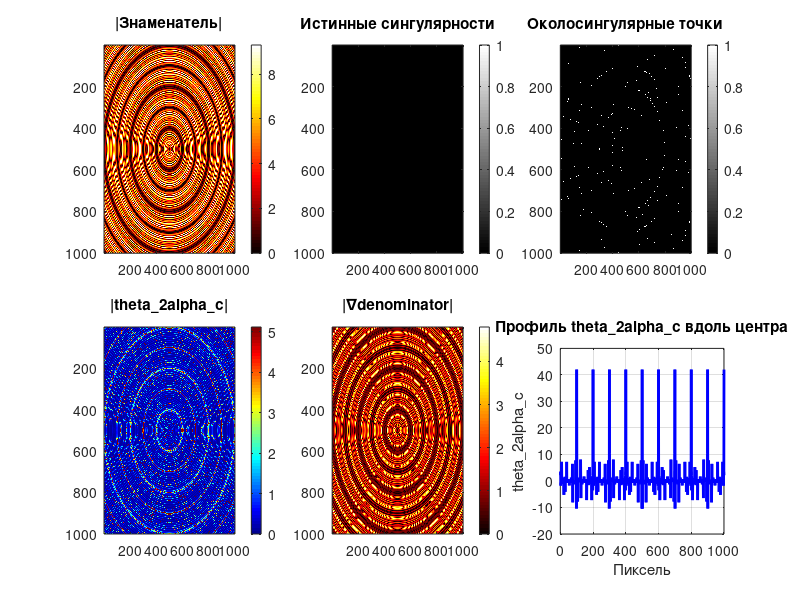

MATLAB code to generate this figure:
% Параметры
n = 1000; m = 1000;
[X, Y] = meshgrid(1:n, 1:m);
centerX = n/2; centerY = m/2;
R = sqrt((X - centerX).^2 + (Y - centerY).^2);

% Периоды для разных параметров
T_LB1 = 100; T_LB2 = 200;  % для LB
T_rho1 = 50; T_rho2 = 100; % для ρ

% Вычисление карт параметров
LB1 = 2*pi*sin(2*pi*R/T_LB1);
LB2 = 2*pi*sin(2*pi*R/T_LB2);
rho1 = pi*sin(2*pi*R/T_rho1);
rho2 = pi*sin(2*pi*R/T_rho2);

% Вычисление знаменателя
denominator = LB2 .* cos(2*rho2) - LB1 .* cos(2*rho1);

% Анализ сингулярностей
epsilon_base = 1e-6;

% 1. Строгие сингулярности (почти нулевой знаменатель)
strict_singular = abs(denominator) < epsilon_base;

% 2. Анализ градиента для выявления "плоских" областей
[denom_dx, denom_dy] = gradient(denominator);
grad_magnitude = sqrt(denom_dx.^2 + denom_dy.^2);

% 3. Адаптивный порог на основе статистики
denom_abs = abs(denominator);
median_denom = median(denom_abs(:));
mad_denom = mad(denom_abs(:));
adaptive_epsilon = max(epsilon_base, 0.01 * mad_denom);

% 4. Классификация точек
true_singular = (denom_abs < epsilon_base) & (grad_magnitude < 0.1*median(grad_magnitude(:)));
near_singular = (denom_abs < adaptive_epsilon) & ~true_singular;
large_response = abs(1./denominator) > 1000;

% 5. Радиальный анализ сингулярностей
R_singular = R(true_singular);
if ~isempty(R_singular)
    R_bins = 0:10:max(R(:));
    [counts, centers] = hist(R_singular, R_bins);
    singular_radii = centers(counts > 10); % Радиусы с множественными сингулярностями
    
    fprintf('Радиусы концентрации сингулярностей:\n');
    for i = 1:length(singular_radii)
        fprintf('R ≈ %.1f пикселей\n', singular_radii(i));
    end
end

% 6. Обработка сингулярностей
denominator_safe = denominator;
epsilon_reg = adaptive_epsilon;

% Регуляризация с сохранением знака
sign_mask = sign(denominator);
sign_mask(sign_mask == 0) = 1;
denominator_safe(abs(denominator) < epsilon_reg) = sign_mask(abs(denominator) < epsilon_reg) * epsilon_reg;

% Вычисление результата
theta_2alpha_c = 1 ./ denominator_safe;

% Маскировка экстремальных значений
extreme_mask = abs(theta_2alpha_c) > 1000;
theta_2alpha_c(extreme_mask) = sign(theta_2alpha_c(extreme_mask)) * 1000;

% Визуализация результатов
figure('Position', [100, 100, 1200, 800]);

subplot(2,3,1);
imagesc(abs(denominator)); colorbar; title('|Знаменатель|');
colormap(gca, 'hot'); set(gca, 'CLim', [0, prctile(abs(denominator(:)), 95)]);

subplot(2,3,2);
imagesc(true_singular); colorbar; title('Истинные сингулярности');
colormap(gca, 'gray');

subplot(2,3,3);
imagesc(near_singular); colorbar; title('Околосингулярные точки');
colormap(gca, 'gray');

subplot(2,3,4);
imagesc(abs(theta_2alpha_c)); colorbar; title('|theta\_2alpha\_c|');
colormap(gca, 'jet'); set(gca, 'CLim', [0, prctile(abs(theta_2alpha_c(:)), 95)]);

subplot(2,3,5);
imagesc(grad_magnitude); colorbar; title('|∇denominator|');
colormap(gca, 'hot');

subplot(2,3,6);
% Профиль вдоль центральной линии
central_line = theta_2alpha_c(m/2, :);
plot(1:n, central_line, 'b-', 'LineWidth', 2);
title('Профиль theta\_2alpha\_c вдоль центра');
xlabel('Пиксель'); ylabel('theta\_2alpha\_c');
grid on;

% Статистика
fprintf('\nСтатистика сингулярностей:\n');
fprintf('Истинные сингулярности: %d точек (%.2f%%)\n', sum(true_singular(:)), 100*sum(true_singular(:))/(n*m));
fprintf('Околосингулярные: %d точек (%.2f%%)\n', sum(near_singular(:)), 100*sum(near_singular(:))/(n*m));
fprintf('Экстремальные значения: %d точек (%.2f%%)\n', sum(extreme_mask(:)), 100*sum(extreme_mask(:))/(n*m));
fprintf('Адаптивный порог: %.2e\n', adaptive_epsilon);
fprintf('Диапазон |theta_2alpha_c|: [%.2e, %.2e]\n', min(abs(theta_2alpha_c(:))), max(abs(theta_2alpha_c(:))));

% Рекомендации по обработке
fprintf('\n=== РЕКОМЕНДАЦИИ ===\n');
fprintf('1. Используйте адаптивный порог: %.2e\n', adaptive_epsilon);
fprintf('2. Регуляризируйте знаменатель с сохранением знака\n');
fprintf('3. Ограничьте экстремальные значения порогом ~1000\n');
fprintf('4. Обратите внимание на радиальную структуру сингулярностей\n');
